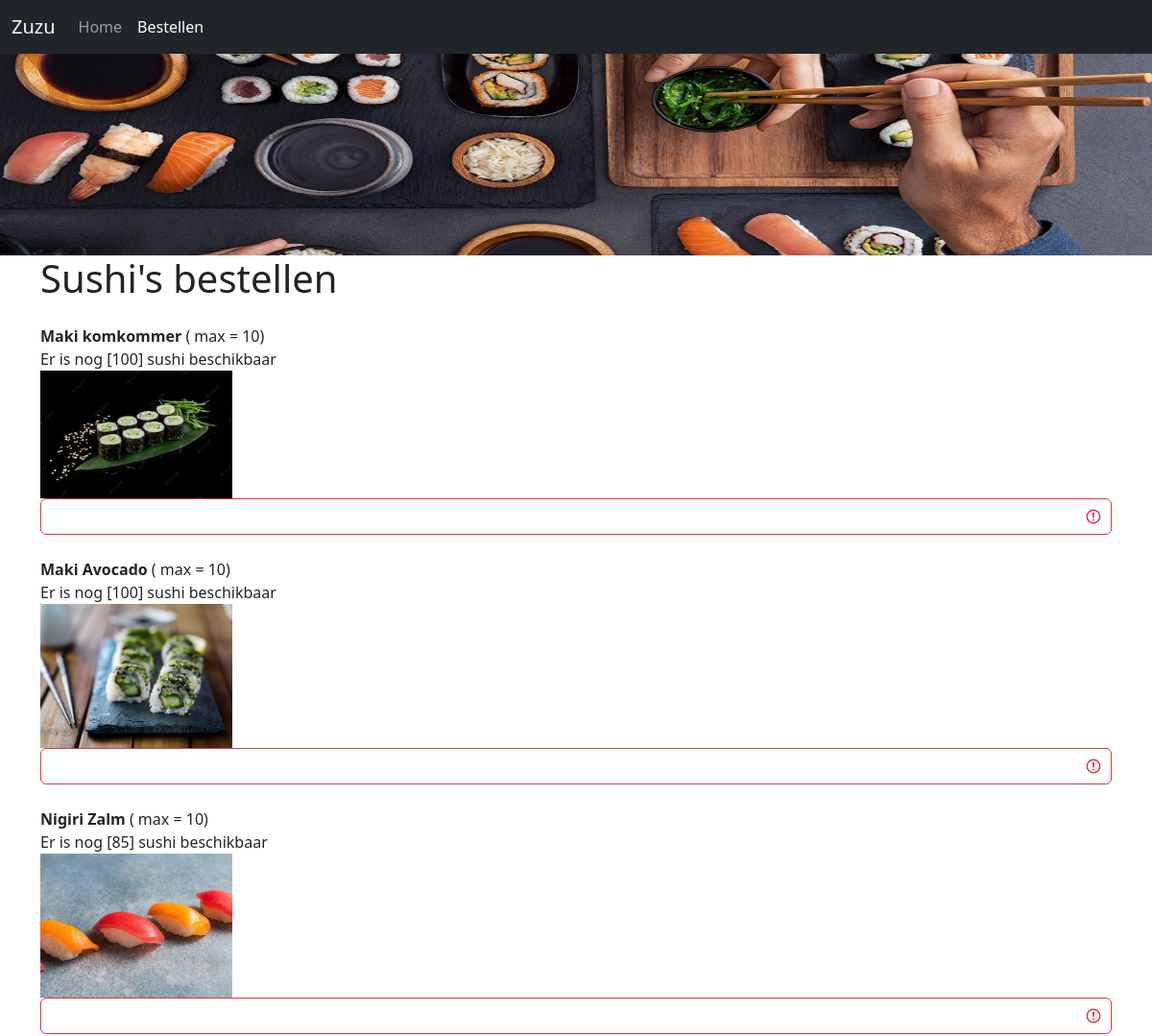
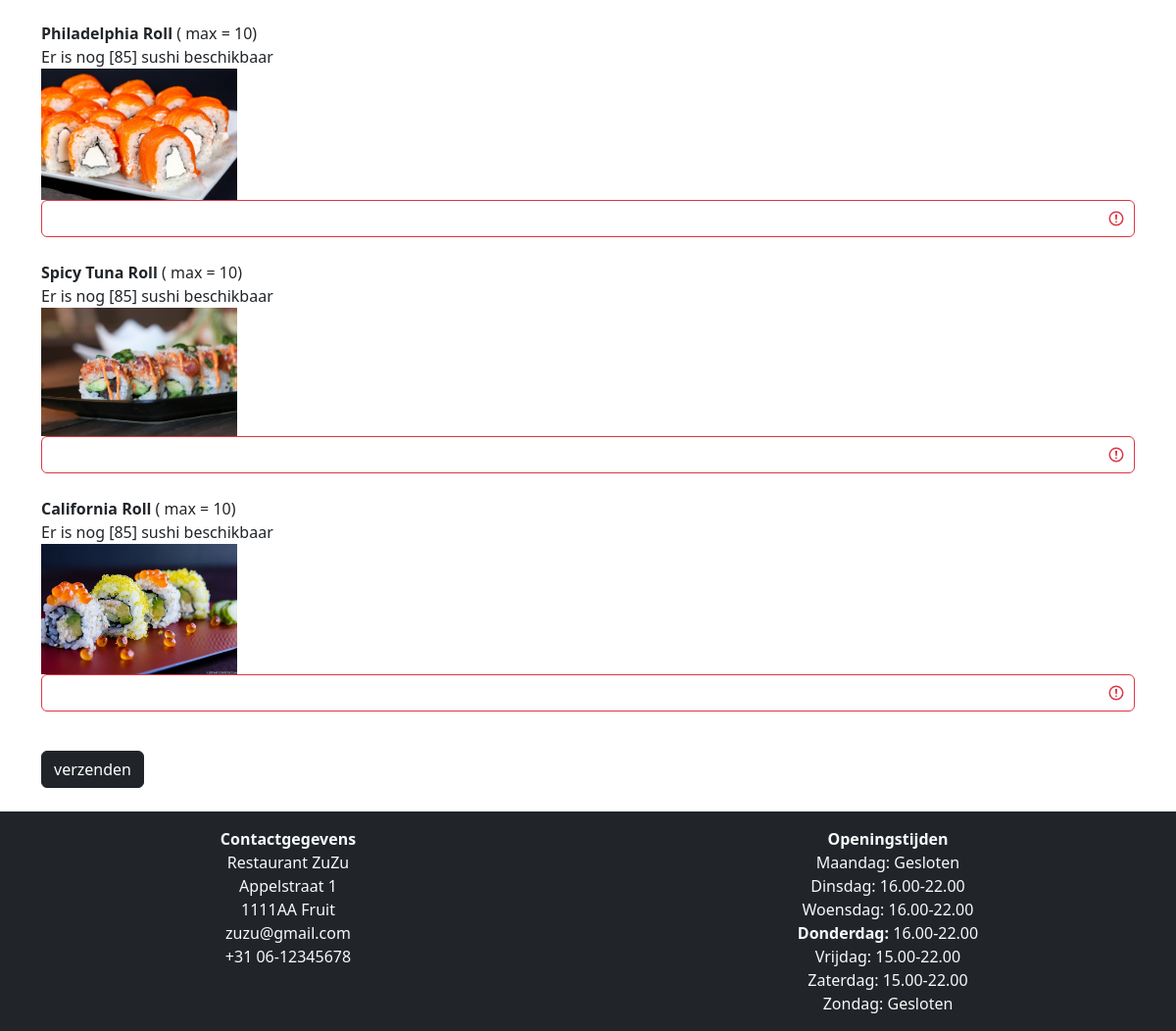
The app's page /sushideel.php with its own data (2 pictures, top to bottom).
### tables this page shows
CREATE TABLE `sushi` (
  `id` int(11) NOT NULL,
  `name` varchar(255) NOT NULL,
  `image` varchar(255) DEFAULT NULL,
  `price` decimal(5,2) NOT NULL,
  `amount` int(11) NOT NULL
);

### sushideel.php (the view, shortened to what this page needs)
<!doctype html>
<html lang="en">
  <head>
    <link rel="stylesheet" href="css/style.css">
    <link href="https://cdn.jsdelivr.net/npm/bootstrap@5.2.0/dist/css/bootstrap.min.css" rel="stylesheet">
  </head>
  <body>
   <div class="container-fluid p-0">
        <nav class="navbar navbar-dark navbar-expand-lg bg-dark">
            <div class="container-fluid">
            <a class="navbar-brand text-light" href="index.php">Zuzu</a>
            <div class="collapse navbar-collapse" id="navbarNavAltMarkup">
                <div class="navbar-nav">
                <a class="nav-link" aria-current="page" href="index.php">Home</a>
                <a class="nav-link active" href="bestellen.php">Bestellen</a>
                </div>
            </div>
            </div>
        </nav>
        <div class="row text-center">
            <div class="col-12">
                <img src="img/4.png" width="100%" height="210x" alt="">
            </div>
        </div>
        <div class="container">
            <form method="post" class="row was-validated g-3">
                <h1>Sushi's bestellen</h1>
                <?php
                try {
                    $db = new PDO("mysql:host=localhost;dbname=zuzu", "root", "");
                    $query = $db->prepare("SELECT * FROM sushi");
                    $query->execute();
                    $result = $query->fetchAll(PDO::FETCH_ASSOC);
                } catch (PDOException $e){
                    die("Something is very wrong! Why arent you connected to the database, you monster.... baka!! \(*=W=*)/" . $e->getMessage());
                }
                echo "<div class=col-md-12>";
                foreach ($result as &$data){
                    echo "<b>" . $data["name"] . "</b> " . "( max = 10) " . "<br>";
                    echo "Er is nog [" . $data["amount"] . "] sushi beschikbaar " . "<br>";
                    echo "<img class='images img-fluid' src='img/" . $data['image'] . "'> <br>";
                    echo  "<input type='number' max='10' min='-0'  name='" . $data["name"] . "' class='form-control' id='" . $data["name"] . "' required>" . "<br>" ;
                }
                echo "</div>";
                ?>
                <div class="col-12">
                  <input name="send" class="btn btn-dark" type="submit" value="verzenden">
                </div>
              </form>
        </div>
        <div class="row bg-dark text-center text-light mt-4">
            <div class="col-sm-6 mt-3">
                <p>
                    <b>Contactgegevens</b> <br>
                    Restaurant ZuZu <br>
                    Appelstraat 1 <br>
                    1111AA Fruit <br>
                    zuzu@gmail.com <br>
                    +31 06-12345678
                </p>
            </div>
            <div class="col-sm-6 mt-3">
                <p>
                    <b>Openingstijden</b> <br>
                    <?php
                    $day = date("l");
                    if ($day === "Monday"){
                        echo "<b>Maandag: </b>";
                    } else{
                        echo "Maandag: ";
                    } ?> Gesloten <br>
                    <?php if ($day === "Tuesday"){
                        echo "<b>Dinsdag: </b>";
                    } else{
                        echo "Dinsdag: ";
                    } ?> 16.00-22.00 <br>
                    <?php if ($day === "Wednesday"){
                        echo "<b>Woensdag: </b>";
                    } else{
                        echo "Woensdag: ";
                    } ?> 16.00-22.00 <br>
                    <?php if ($day === "Thursday"){
                        echo "<b>Donderdag: </b>";
                    } else{
                        echo "Donderdag: ";
                    } ?> 16.00-22.00 <br>
                    <?php if ($day === "Friday"){
                        echo "<b>Vrijdag: </b>";
                    } else{
                        echo "Vrijdag: ";
                    } ?> 15.00-22.00 <br>
                    <?php if ($day === "Saturday"){
                        echo "<b>Zaterdag: </b>";
                    } else{
                        echo "Zaterdag: ";
                    } ?> 15.00-22.00 <br>
                    <?php if ($day === "Sunday"){
                        echo "<b>Zondag: </b>";
                    } else{
                        echo "Zondag: ";
                    } ?> Gesloten
                </p>
            </div>
        </div>
   </div>
  </body>
</html>

### css/style.css (style rules this page uses)
.images { width: 200px; height: 200px; }

### records on screen
sushi: name "Maki komkommer", amount "100", image (picture)
sushi: name "Maki Avocado", amount "100", image (picture)
sushi: name "Nigiri Zalm", amount "85", image (picture)
sushi: name "Philadelphia Roll", amount "85", image (picture)
sushi: name "Spicy Tuna Roll", amount "85", image (picture)
sushi: name "California Roll", amount "85", image (picture)
